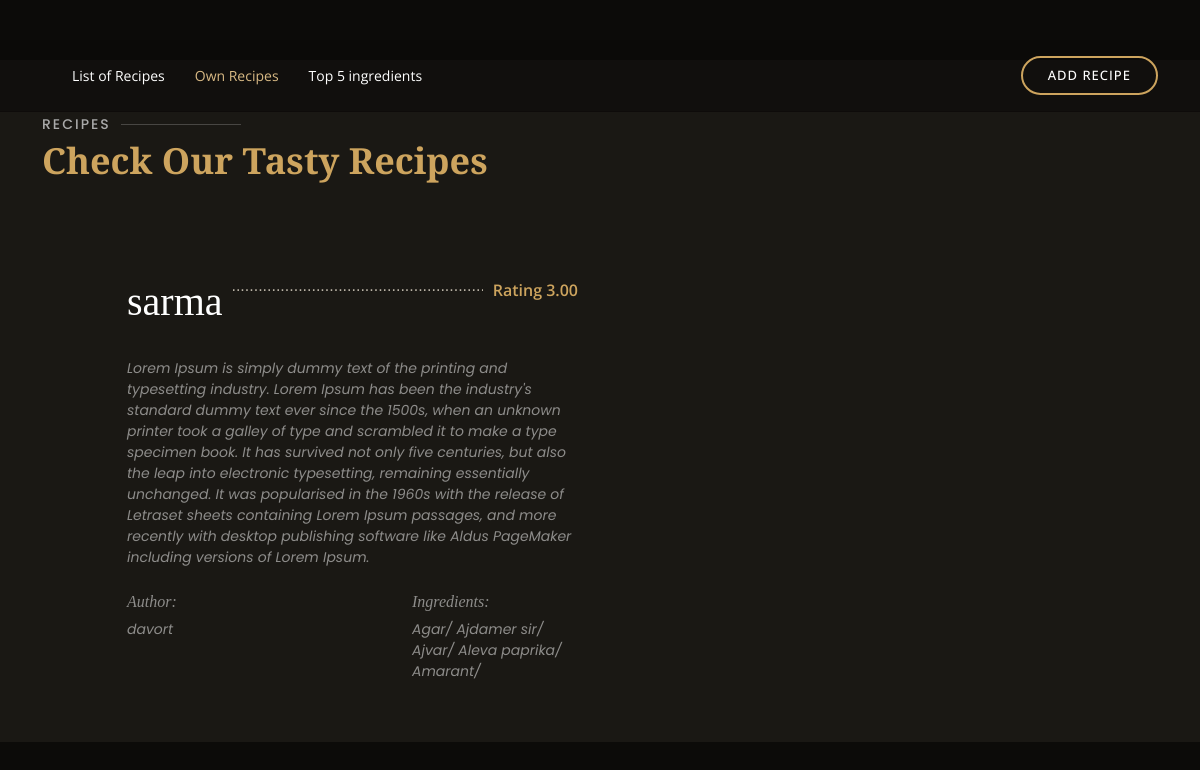
/recipes/own-list/ (signed in), run on an earlier commit of the app's database.
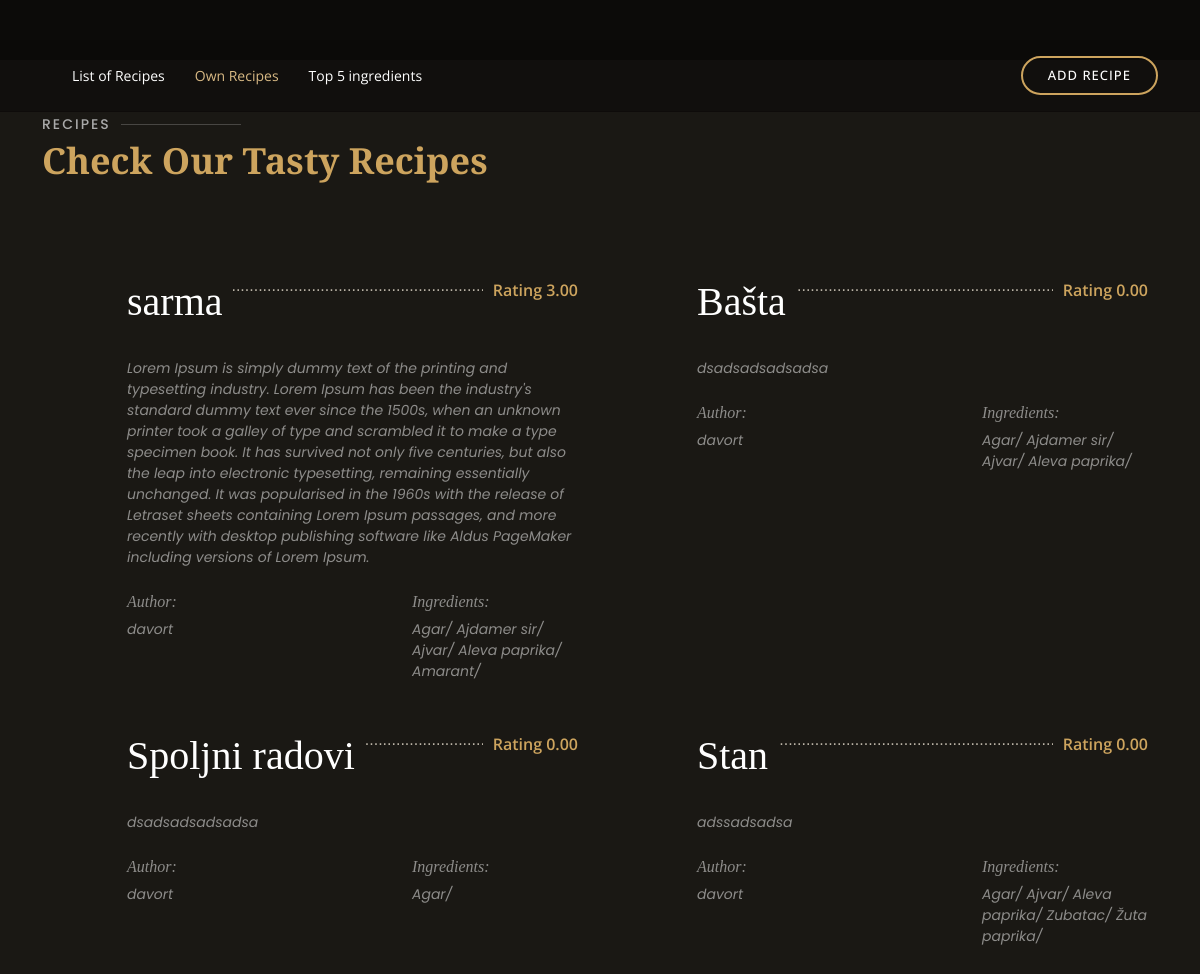
And on a later commit of the database.
### recipes/models.py (models this page shows, shortened)
class Recipe(models.Model):
    name = models.CharField(max_length=255)
    recipe_text = models.TextField()
    ingredients = models.ManyToManyField(Ingredient)
    author = models.ForeignKey(User, on_delete=models.CASCADE)
    average_rating = models.DecimalField(default=0.0, max_digits=3, decimal_places=2)  # To store average rating
    total_ratings = models.PositiveIntegerField(default=0)

### user/models.py (models this page shows, shortened)
class User(AbstractUser):
    email = models.EmailField(unique=True)
    first_name = models.CharField(max_length=100)
    last_name = models.CharField(max_length=100)
    USERNAME_FIELD = 'email'
    REQUIRED_FIELDS = ['first_name', 'last_name']

### ingredient/models.py (models this page shows, shortened)
class Ingredient(models.Model):
    name = models.CharField(max_length=100)

### recipes/views.py (the view)
# urls.py: path('own-list/', own_recipe_list, name='own_recipe_list'),
@login_required
def own_recipe_list(request):
    user = request.user
    own_recipes = Recipe.objects.filter(author=user)
    return render(request, 'own_recipe_list.html', {'own_recipes': own_recipes})

### templates/own_recipe_list.html (shortened to what this page needs)
{% load static %}
<!DOCTYPE html>
<html lang="en">
<head>
    <link rel="stylesheet" type="text/css" href="{% static 'assets_list/vendor/bootstrap/css/bootstrap.min.css' %}">
    <link rel="stylesheet" type="text/css" href="{% static 'assets_list/css/style.css' %}">
</head>
<body>
<header id="header" class="fixed-top d-flex align-items-cente">
    <div class="container-fluid container-xl d-flex align-items-center justify-content-lg-between">
      <nav id="navbar" class="navbar order-last order-lg-0">
        <ul>
          <li><a class="nav-link scrollto" href="{% url 'recipe_list'%}">List of Recipes</a></li>
          <li><a class="nav-link scrollto active" href="{% url 'own_recipe_list' %}">Own Recipes</a></li>
          <li><a class="nav-link scrollto " href="{% url 'top_ingredients' %}">Top 5 ingredients</a></li>
        </ul>
      </nav>
        <a href="{% url 'create_recipe' %}" class="book-a-table-btn scrollto d-none d-lg-flex">Add Recipe</a>
    </div>
  </header>
<main id="main" style="padding-top:5%;">
    <section id="menu" class="menu section-bg" >
        <div class="container" data-aos="fade-up">
            <div class="section-title">
                <h2>Recipes</h2>
                <p>Check Our Tasty Recipes</p>
            </div>
            <div class="row menu-container" data-aos="fade-up" data-aos-delay="200">
                {% for recipe in own_recipes %}
                <div class="col-lg-6 menu-item filter-starters">
                    <div class="menu-content">
                        <a href="{% url 'recipe_detail' recipe_id=recipe.id %}"><h1>{{ recipe.name }}</h1></a><span>Rating {{ recipe.average_rating }}</span>
                    </div>
                    <div class="menu-ingredients">
                        {{ recipe.recipe_text }}
                    </div>
                    <div class="row">
                        <div class="col-lg-6">
                            <div class="menu-ingredients">
                                <h6> Author: </h6>
                                <span>  {{ recipe.author.username }}</span>
                            </div>
                        </div>
                        <div class="col-lg-6">
                            <div class="menu-ingredients">
                                <h6>Ingredients: </h6>
                                {% for ingredient in recipe.ingredients.all %}
                                <span> {{ ingredient.name }}/ </span>
                                {% endfor %}
                            </div>
                        </div>
                    </div>
                </div>
                {% endfor %}
            </div>
        </div>
    </section>
</main>
</body>
</html>

What changed in the data, as far as the page shows it:
added Recipe: name "Bašta", average_rating "0.00", recipe_text "dsadsadsadsadsa", author.username "davort", Ingredient (name "Agar"), Ingredient (name "Ajdamer sir"), Ingredient (name "Ajvar"), Ingredient (name "Aleva paprika")
added Recipe: name "Spoljni radovi", average_rating "0.00", recipe_text "dsadsadsadsadsa", author.username "davort", Ingredient (name "Agar")
added Recipe: name "Stan", average_rating "0.00", recipe_text "adssadsadsa", author.username "davort", Ingredient (name "Agar"), Ingredient (name "Ajvar"), Ingredient (name "Aleva paprika")
now on this page (row unchanged): Ingredient: name "Zubatac", shown under "Stan"
now on this page (row unchanged): Ingredient: name "Žuta paprika", shown under "Stan"
